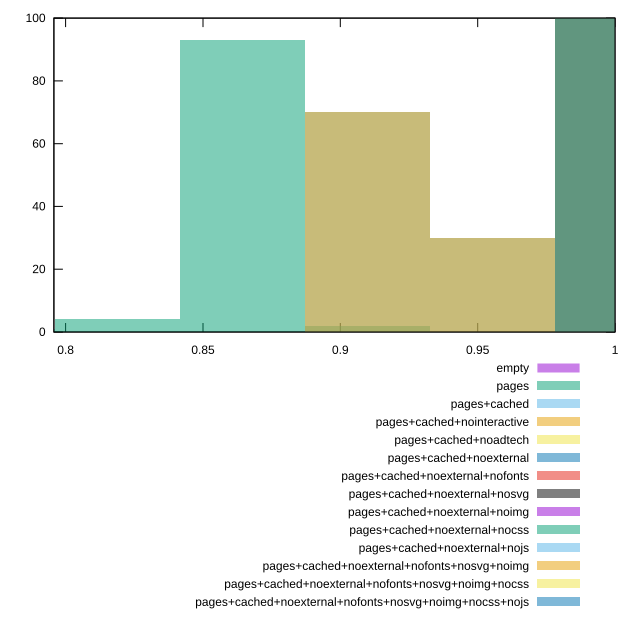

Write the gnuplot code that produced this figure.
reset
set terminal svg size 640, 620
set output "reprap/mainthread-work-breakdown/comparison/histogram/all_score.svg"

$empty <<EOF
1.0395049572394226 100
EOF

$pages <<EOF
0.9528795441361373 2
0.8662541310328521 97
0.7796287179295669 1
EOF

$pagesCached <<EOF
0.9528795441361373 99
0.8662541310328521 1
EOF

$pagesCachedNointeractive <<EOF
0.9528795441361373 100
EOF

$pagesCachedNoadtech <<EOF
1.0395049572394226 100
EOF

$pagesCachedNoexternal <<EOF
1.0395049572394226 100
EOF

$pagesCachedNoexternalNofonts <<EOF
1.0395049572394226 100
EOF

$pagesCachedNoexternalNosvg <<EOF
1.0395049572394226 100
EOF

$pagesCachedNoexternalNoimg <<EOF
1.0395049572394226 100
EOF

$pagesCachedNoexternalNocss <<EOF
1.0395049572394226 100
EOF

$pagesCachedNoexternalNojs <<EOF
1.0395049572394226 100
EOF

$pagesCachedNoexternalNofontsNosvgNoimg <<EOF
1.0395049572394226 100
EOF

$pagesCachedNoexternalNofontsNosvgNoimgNocss <<EOF
1.0395049572394226 100
EOF

$pagesCachedNoexternalNofontsNosvgNoimgNocssNojs <<EOF
1.0395049572394226 100
EOF

set key outside below
set boxwidth 0.08662541310328521
set yrange [0:100]
set style fill transparent solid 0.5 noborder

plot \
  $empty title "empty" with boxes, \
  $pages title "pages" with boxes, \
  $pagesCached title "pages+cached" with boxes, \
  $pagesCachedNointeractive title "pages+cached+nointeractive" with boxes, \
  $pagesCachedNoadtech title "pages+cached+noadtech" with boxes, \
  $pagesCachedNoexternal title "pages+cached+noexternal" with boxes, \
  $pagesCachedNoexternalNofonts title "pages+cached+noexternal+nofonts" with boxes, \
  $pagesCachedNoexternalNosvg title "pages+cached+noexternal+nosvg" with boxes, \
  $pagesCachedNoexternalNoimg title "pages+cached+noexternal+noimg" with boxes, \
  $pagesCachedNoexternalNocss title "pages+cached+noexternal+nocss" with boxes, \
  $pagesCachedNoexternalNojs title "pages+cached+noexternal+nojs" with boxes, \
  $pagesCachedNoexternalNofontsNosvgNoimg title "pages+cached+noexternal+nofonts+nosvg+noimg" with boxes, \
  $pagesCachedNoexternalNofontsNosvgNoimgNocss title "pages+cached+noexternal+nofonts+nosvg+noimg+nocss" with boxes, \
  $pagesCachedNoexternalNofontsNosvgNoimgNocssNojs title "pages+cached+noexternal+nofonts+nosvg+noimg+nocss+nojs" with boxes, \


reset
